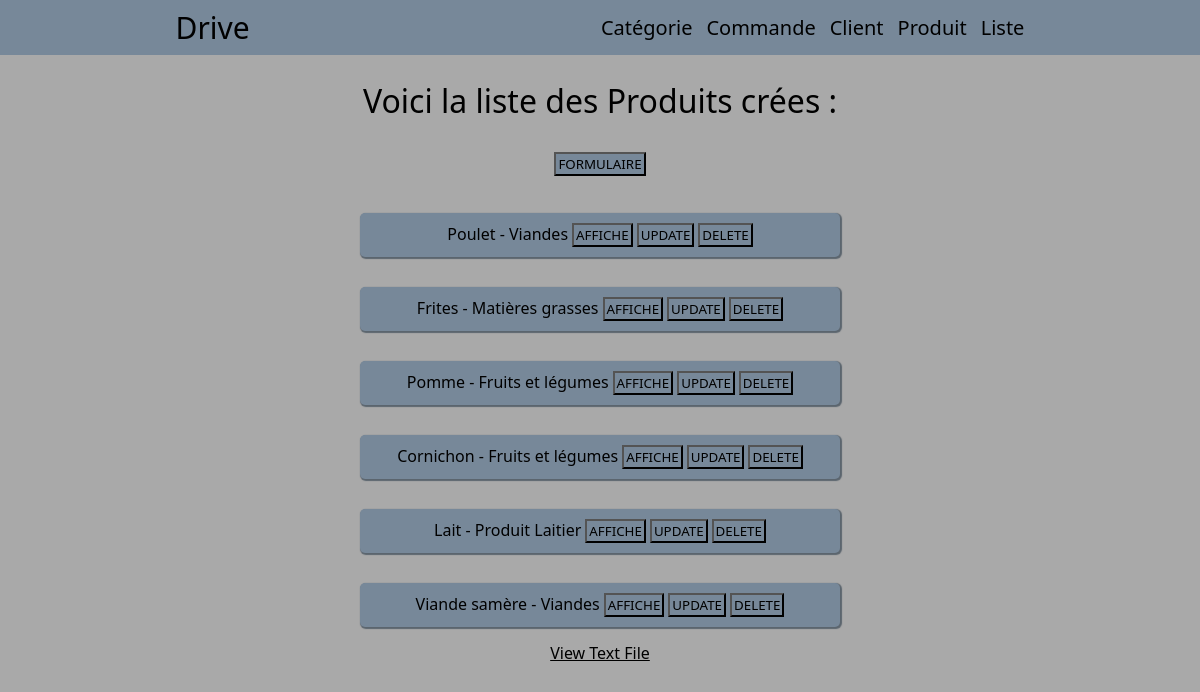
Before: /drive/index-produit/ with the older database file.
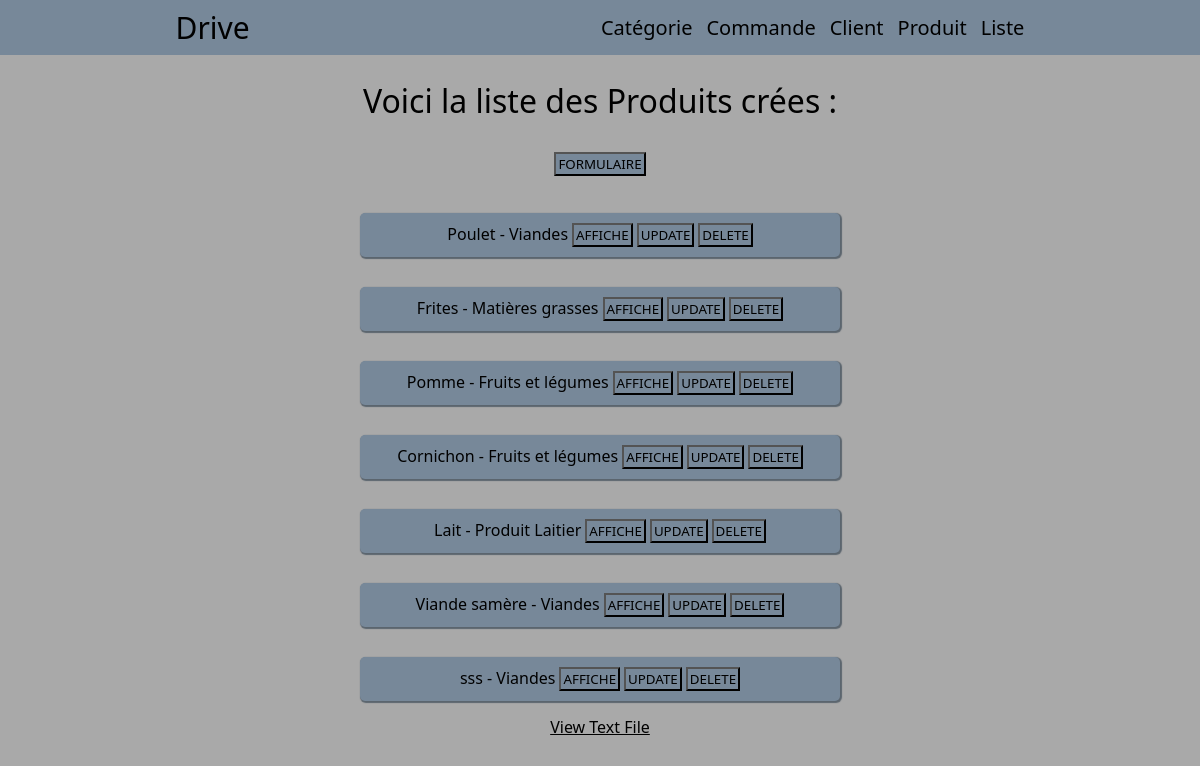
After: the same page with the newer database file.
### drive/models.py (models this page shows, shortened)
class produit(models.Model):
    produit = models.CharField(max_length=100)
    date = models.DateField() #mettre la date par défault d'ajd
    photo = models.URLField(null=True, blank=True)
    marques = models.CharField(max_length=100)
    auteur = models.CharField(max_length=100)
    categorie = models.ForeignKey("cat_product",on_delete=models.CASCADE, null=True)
    stock = models.BigIntegerField(max_length=10)
    prix = models.BigIntegerField(default="0")

class cat_product(models.Model):
    nom = models.CharField(max_length=100)
    descriptif = models.CharField(max_length=100,blank=True, null=True)

### drive/views.py (the view)
# urls.py: path('drive/index-produit/', views.index_produit),
def index_produit(request):
	liste = list(models.produit.objects.all())
	return render(request,"produit/index_produit.html",{"listALL_produit": liste})

### drive/templates/produit/index_produit.html (shortened to what this page needs)
{% extends "index.html" %}
{% block content %}
        <h1>Voici la liste des Produits crées :</h1>
        <button class="decal"><a href="/drive/formulaire-produit/">FORMULAIRE</a></button>
        <br>
        {% for l in listALL_produit %}
        <div class="bloc-info">
            <div class="container">{{ l.produit }} - {{ l.categorie.nom }}<button><a href="/drive/affiche-produit/{{l.id}}/">AFFICHE</a></button><button><a href="/drive/update-produit/{{l.id}}/">UPDATE</a></button><button><a href="/drive/delete-produit/{{l.id}}/">DELETE</a></button></div>
        </div>
        {% endfor %}
        <a href="{% url 'file_text' %}" class="file">View Text File</a>
    {% endblock %}

Changed rows visible on the page:
added produit: produit "sss", categorie.nom "Viandes"
